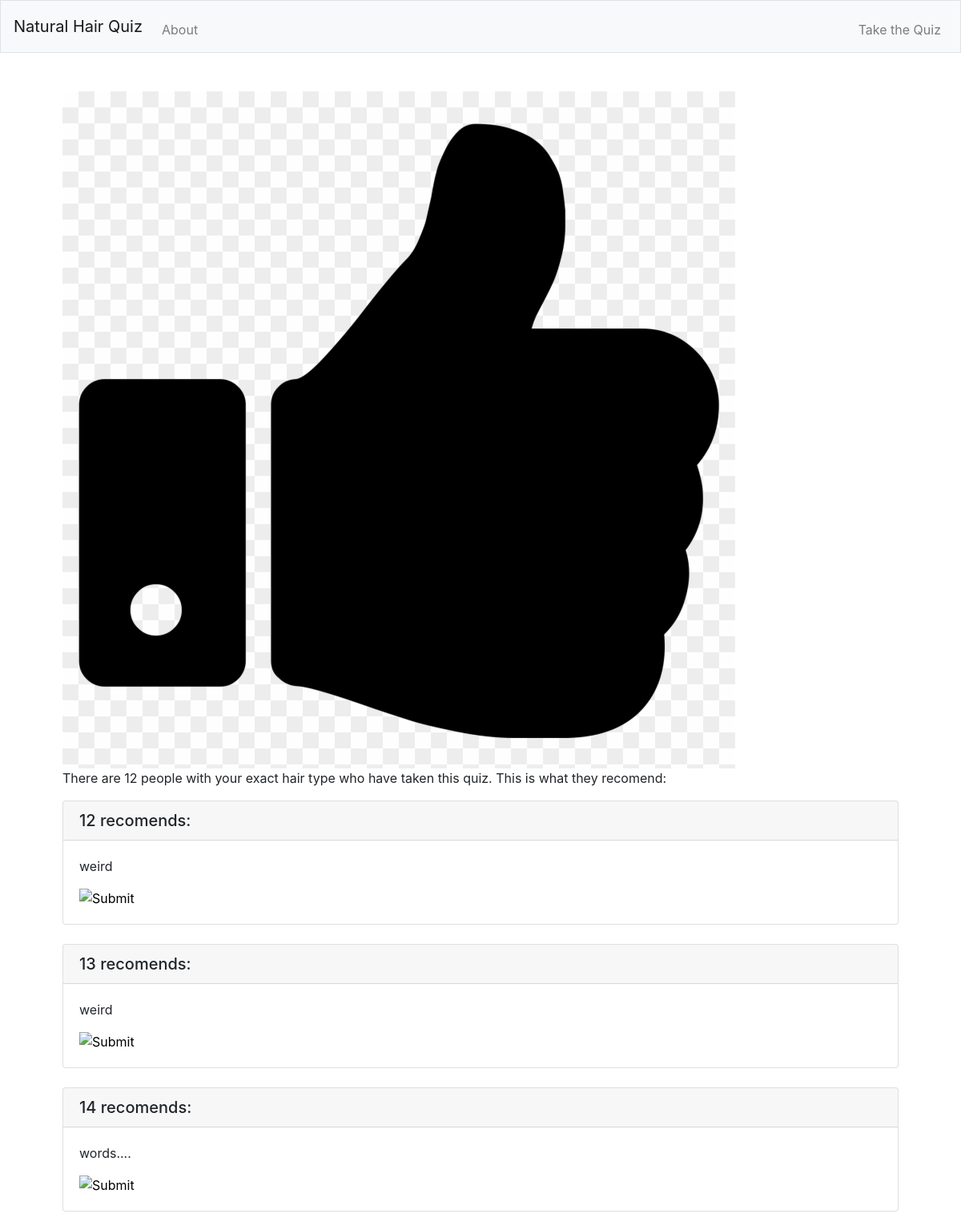
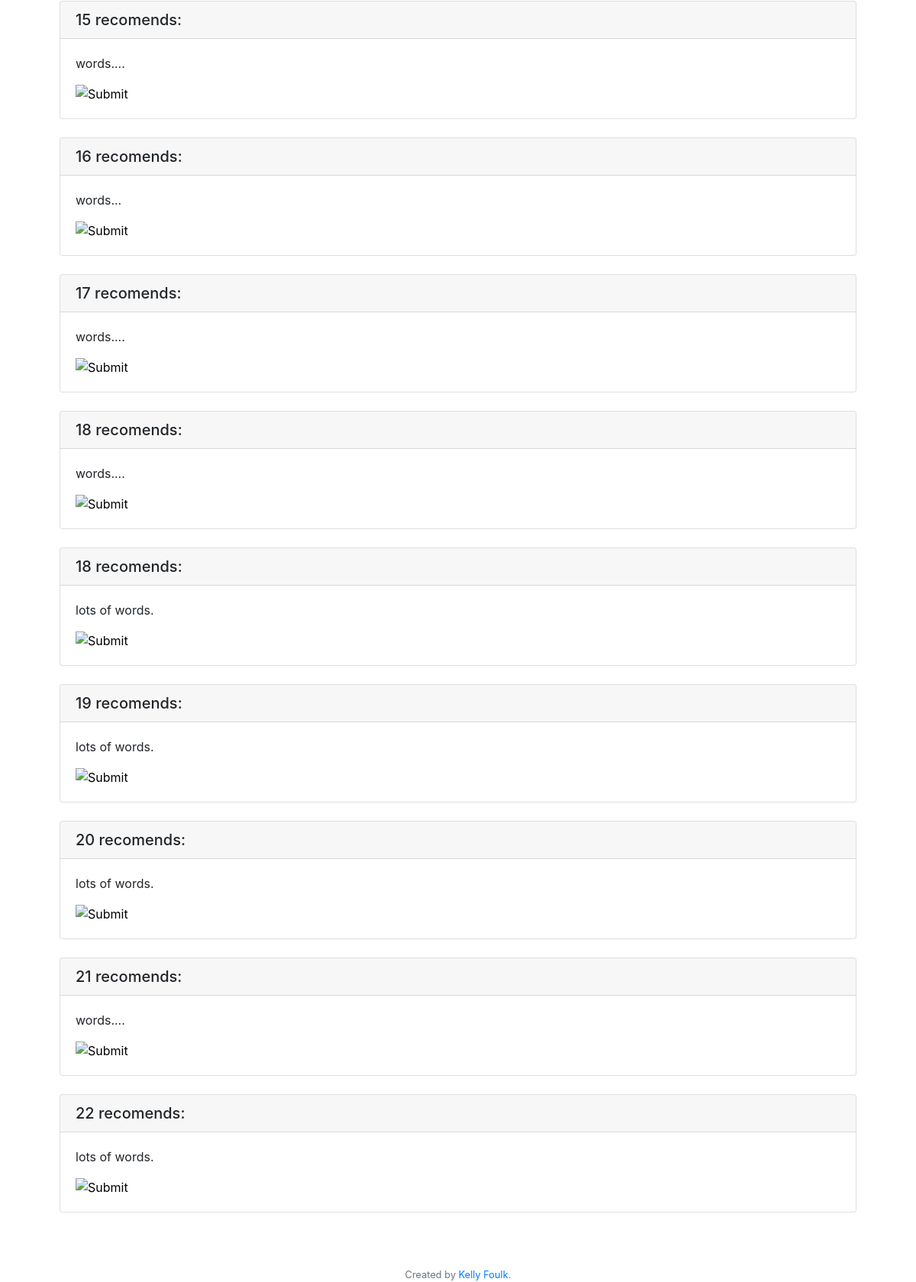
The app's page /results with its own data (2 pictures, top to bottom).
### tables this page shows
CREATE TABLE experts (
    id INTEGER PRIMARY KEY AUTOINCREMENT,
    created TIMESTAMP NOT NULL DEFAULT CURRENT_TIMESTAMP,
    name TEXT NOT NULL,
    email TEXT NOT NULL,
    curl TEXT NOT NULL,
    length TEXT NOT NULL,
    density TEXT NOT NULL,
    porosity TEXT NOT NULL,
    oily TEXT NOT NULL,
    colored TEXT NOT NULL,
    permed TEXT NOT NULL,
    keratin TEXT NOT NULL,
    washMethod TEXT NOT NULL
);

### application.py (the view)
@ app.route('/results')
def results():
    user = query_db('select * from experts ORDER BY id DESC')
    user = user[0]
    methods = query_db('select * from experts where curl = ? and length = ? and density = ? and porosity=? and oily = ? and colored = ? and permed = ? and keratin =?',
                       (user["curl"], user["length"], user["density"], user["porosity"], user["oily"], user["colored"], user["permed"], user["keratin"]))
    matches = len(methods)
    return render_template('results.html', count=matches, methods=methods)

### application.py (called while the page is built)
def get_db():
    db = sqlite3.connect('database.db')
    db.row_factory = sqlite3.Row
    return db

def query_db(query, args=(), one=False):
    cur = get_db().execute(query, args)
    rv = cur.fetchall()
    cur.close()
    return (rv[0] if rv else None) if one else rv

@app.teardown_appcontext
def close_connection(exception):
    db = getattr(g, '_database', None)
    if db is not None:
        db.close()

@app.after_request
def after_request(response):
    response.headers["Cache-Control"] = "no-cache, no-store, must-revalidate"
    response.headers["Expires"] = 0
    response.headers["Pragma"] = "no-cache"
    return response

### templates/results.html (shortened to what this page needs)
{% extends "layout.html" %}
{% block main %}
<img src="../img/thumbs-up.png">
<p>There are {{count}} people with your exact hair type who have taken this quiz. This is what they recomend:</p>
{% for method in methods %}
<div class="card">
  <h5 class="card-header">{{method["name"]}} recomends:</h5>
  <div class="card-body">
    <p class="card-text">{{method["washMethod"]}}</p>
    <input type="image" src="../thumbs-down.png" name="dislike" class="submit" id="saveForm">
  </div>
</div>
<br>
{% endfor %}
{% endblock %}

### records on screen
experts: name "12", washMethod "weird"
experts: name "13", washMethod "weird"
experts: name "14", washMethod "words...."
experts: name "15", washMethod "words...."
experts: name "16", washMethod "words..."
experts: name "17", washMethod "words...."
experts: name "18", washMethod "words...."
experts: name "18", washMethod "lots of words."
experts: name "19", washMethod "lots of words."
experts: name "20", washMethod "lots of words."
experts: name "21", washMethod "words...."
experts: name "22", washMethod "lots of words."

### other values on screen
{{ count }} "12"
